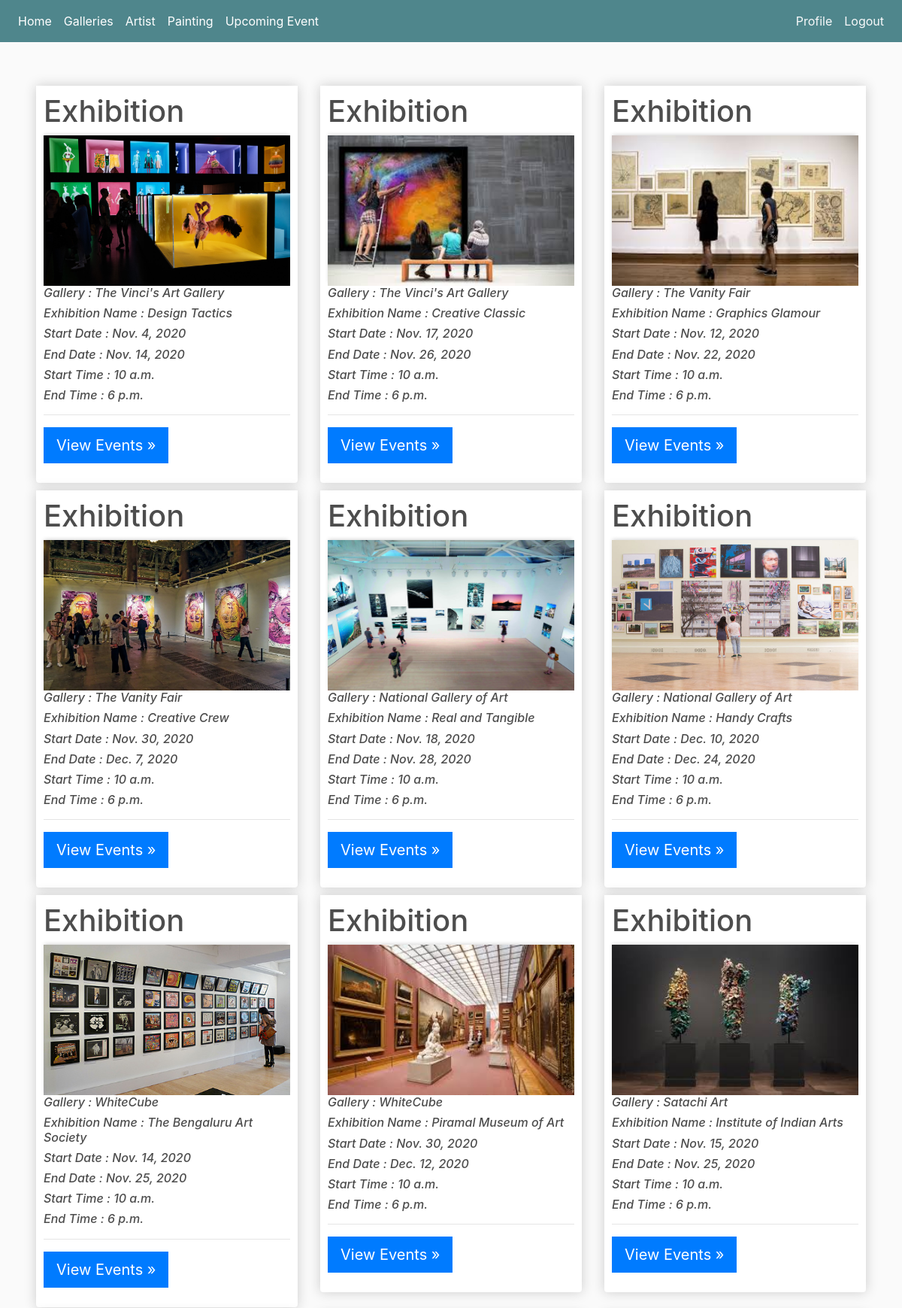
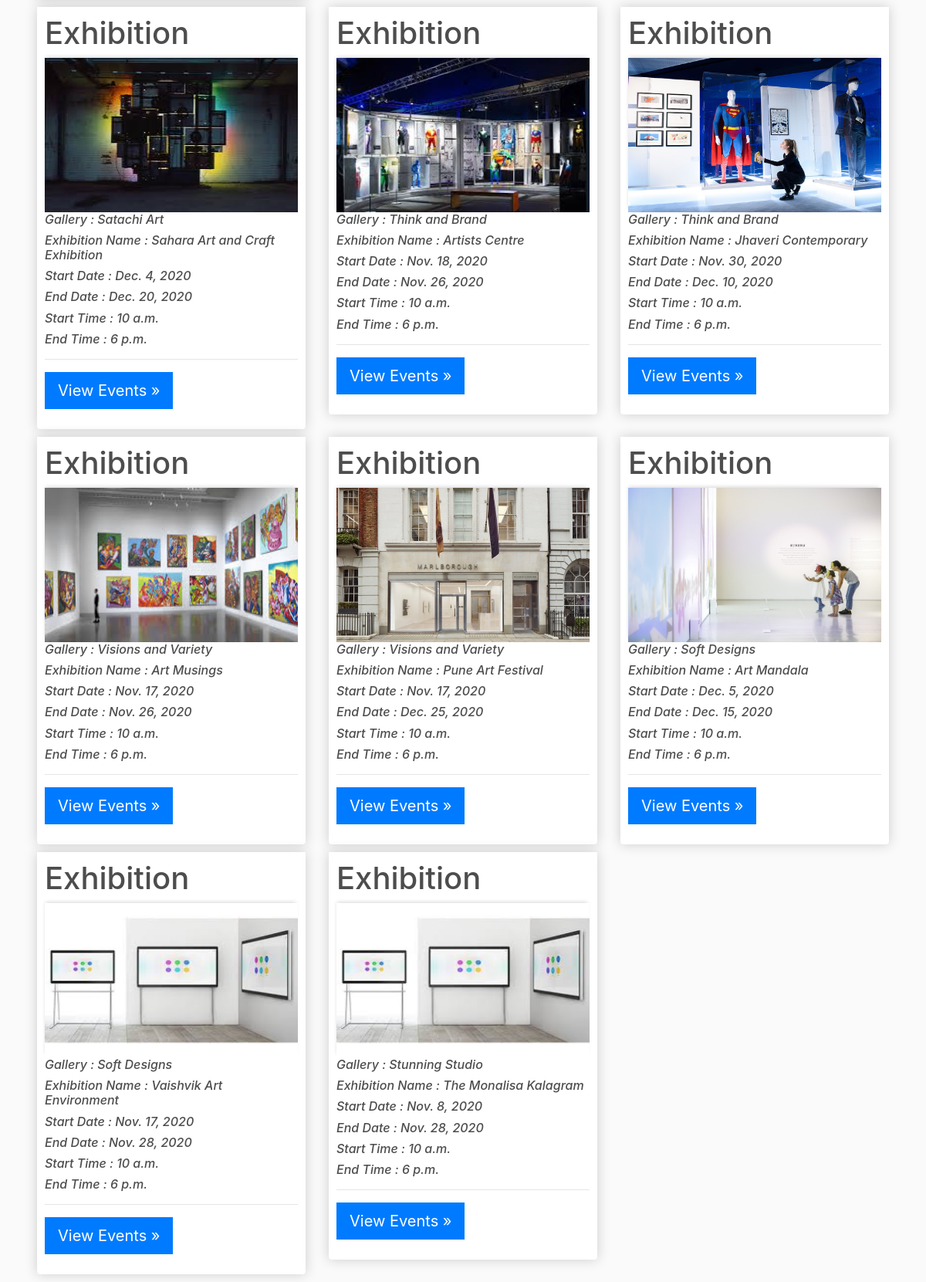
The page /gallery/exhibition/ (signed in, upper part) on the database its author committed (2 pictures, top to bottom).
### gallery/models.py (models this page shows, shortened)
class Exhibitions(models.Model):
    gallary = models.ForeignKey(Gallery, null = True, on_delete = models.SET_NULL)
    exb_type = models.CharField(max_length=50)
    exb_name = models.CharField(max_length=200)
    start_date = models.DateField(auto_now=False, auto_now_add=False, blank = True, null=True)
    end_date = models.DateField(auto_now=False, auto_now_add=False, blank = True, null=True)
    s_time = models.TimeField(auto_now=False, auto_now_add=False,blank=True,null=True)
    end_time = models.TimeField(auto_now=False, auto_now_add=False, blank= True,null=True)
    image = models.ImageField(null= True, blank = True)

class Gallery(models.Model):
    artist = models.ForeignKey(Artists, null=True, on_delete= models.SET_NULL)
    g_name = models.CharField(max_length=200, null= True)
    location = models.CharField(max_length=300)
    image = models.ImageField(null= True, blank = True)

### gallery/decorators.py (the view)
        def wrapper_func(request, *args, **kwargs):
            group = None
            if request.user.groups.exists():
                group = request.user.groups.all()[0].name
            if group in allowed_roles:
                return view_func(request, *args, **kwargs)
            else:
                return HttpResponse("You are not authorised to view this page")

### gallery/views.py (called while the page is built)
@allowed_users(allowed_roles=['admin','artist', 'customer'])
def exhibition(request):
    exhibitions = Exhibitions.objects.all()
    context = {'exhibitions':exhibitions}
    return render(request, 'gallery/exhibition.html', context)

### gallery/templates/gallery/exhibition.html (shortened to what this page needs)
<!DOCTYPE html>
{% load static %}
<html>
<head>
	<link rel="stylesheet" href="https://stackpath.bootstrapcdn.com/bootstrap/4.4.1/css/bootstrap.min.css">
	<link rel="stylesheet" type="text/css" href="{% static 'css/main.css' %}">
</head>
<body>
	<nav class="navbar navbar-expand-lg navbar-dark bg-dark ">
	    <div class="collapse navbar-collapse" id="navbarSupportedContent">
            <ul class="navbar-nav mr-auto">
                <li class="nav-item active">
                  <a class="nav-link" href="{% url 'dashboard' %}">Home <span class="sr-only">(current)</span></a>
                </li>
                <li class="nav-item active">
					<a class="nav-link" href="{% url 'gallery' %}"> Galleries <span class="sr-only">(current)</span></a>
				</li>
                <li class="nav-item active">
                  <a class="nav-link" href="{% url 'artist' %}">Artist <span class="sr-only">(current)</span></a>
				</li>
				<li class="nav-item active">
                  <a class="nav-link" href="{% url 'painting' %}">Painting <span class="sr-only">(current)</span></a>
                </li>
                <li class="nav-item active">
                    <a class="nav-link" href="{% url 'event' %}">Upcoming Event <span class="sr-only">(current)</span></a>
                </li>
            </ul>
            <div class="form-inline my-2 my-lg-0">
				<a class="p-2 text-light" href="/gallery/profile">Profile</a>
	     	<a class="p-2 text-light" href="/logout">Logout</a>
	    </div>
	    </div>
    </nav>
    <div class="container-fluid my-5 px-5">
        <div class="row">
            {% for exhibition in exhibitions %}
				<div class="col-lg-4">
                    <div class="box-element product">
						<h1>Exhibition </h1>
						<img class="thumbnail" src="{{exhibition.image.url}}">
		                	<h6><i>Gallery : {{exhibition.gallary.g_name}}</i></h6>
							<h6><i> Exhibition Name : {{ exhibition.exb_name}}</i></h6>
							<h6><i>Start Date : {{exhibition.start_date}}</i></h6>
							<h6><i>End Date : {{exhibition.end_date}}</i></h6>
							<h6><i>Start Time : {{exhibition.s_time}}</i></h6>
							<h6><i>End Time : {{exhibition.end_time}}</i></h6>
							<hr>
		                    <p><a class="btn btn-lg btn-primary" href="{% url 'exhib_event' exhibition.id %}" role="button">View Events »</a>
						</div>
        		</div>
			{% endfor %}
    </div>
    </div>
</body>
</html>

### static/css/main.css (style rules this page uses)
body { background-color: hsl(0, 0%, 98%); }
h1,h2,h3,h4,h5,h6 { color:hsl(0, 0%, 30%); }
.box-element { box-shadow:hsl(0, 0%, 80%) 0 0 16px; background-color: #fff; border-radius: 4px; padding: 10px; }
.thumbnail { width: 100%; height: 200px; -webkit-box-shadow: -1px -3px 5px -2px rgba(214,214,214,1); -moz-box-shadow: -1px -3px 5px -2px rgba(214,214,214,1); box-shadow: -1px -3px 5px -2px rgba(214,214,214,1); }
.product { border-radius: 0 0 4px 4px; }
.bg-dark { background-color: #4f868c!important; }
.col-lg-4, .col-lg-6, .col-lg-8, .col-lg-12 { margin-top: 10px; }
.btn { border-radius: 0; }

### rows shown on the page
Exhibitions: image (picture), gallary.g_name "The Vinci's Art Gallery", exb_name "Design Tactics", start_date "Nov. 4, 2020", end_date "Nov. 14, 2020", s_time "10 a.m.", end_time "6 p.m."
Exhibitions: image (picture), gallary.g_name "The Vinci's Art Gallery", exb_name "Creative Classic", start_date "Nov. 17, 2020", end_date "Nov. 26, 2020", s_time "10 a.m.", end_time "6 p.m."
Exhibitions: image (picture), gallary.g_name "The Vanity Fair", exb_name "Graphics Glamour", start_date "Nov. 12, 2020", end_date "Nov. 22, 2020", s_time "10 a.m.", end_time "6 p.m."
Exhibitions: image (picture), gallary.g_name "The Vanity Fair", exb_name "Creative Crew", start_date "Nov. 30, 2020", end_date "Dec. 7, 2020", s_time "10 a.m.", end_time "6 p.m."
Exhibitions: image (picture), gallary.g_name "National Gallery of Art", exb_name "Real and Tangible", start_date "Nov. 18, 2020", end_date "Nov. 28, 2020", s_time "10 a.m.", end_time "6 p.m."
Exhibitions: image (picture), gallary.g_name "National Gallery of Art", exb_name "Handy Crafts", start_date "Dec. 10, 2020", end_date "Dec. 24, 2020", s_time "10 a.m.", end_time "6 p.m."
Exhibitions: image (picture), gallary.g_name "WhiteCube", exb_name "The Bengaluru Art Society", start_date "Nov. 14, 2020", end_date "Nov. 25, 2020", s_time "10 a.m.", end_time "6 p.m."
Exhibitions: image (picture), gallary.g_name "WhiteCube", exb_name "Piramal Museum of Art", start_date "Nov. 30, 2020", end_date "Dec. 12, 2020", s_time "10 a.m.", end_time "6 p.m."
Exhibitions: image (picture), gallary.g_name "Satachi Art", exb_name "Institute of Indian Arts", start_date "Nov. 15, 2020", end_date "Nov. 25, 2020", s_time "10 a.m.", end_time "6 p.m."
Exhibitions: image (picture), gallary.g_name "Satachi Art", exb_name "Sahara Art and Craft Exhibition", start_date "Dec. 4, 2020", end_date "Dec. 20, 2020", s_time "10 a.m.", end_time "6 p.m."
Exhibitions: image (picture), gallary.g_name "Think and Brand", exb_name "Artists Centre", start_date "Nov. 18, 2020", end_date "Nov. 26, 2020", s_time "10 a.m.", end_time "6 p.m."
Exhibitions: image (picture), gallary.g_name "Think and Brand", exb_name "Jhaveri Contemporary", start_date "Nov. 30, 2020", end_date "Dec. 10, 2020", s_time "10 a.m.", end_time "6 p.m."
Exhibitions: image (picture), gallary.g_name "Visions and Variety", exb_name "Art Musings", start_date "Nov. 17, 2020", end_date "Nov. 26, 2020", s_time "10 a.m.", end_time "6 p.m."
Exhibitions: image (picture), gallary.g_name "Visions and Variety", exb_name "Pune Art Festival", start_date "Nov. 17, 2020", end_date "Dec. 25, 2020", s_time "10 a.m.", end_time "6 p.m."
Exhibitions: image (picture), gallary.g_name "Soft Designs", exb_name "Art Mandala", start_date "Dec. 5, 2020", end_date "Dec. 15, 2020", s_time "10 a.m.", end_time "6 p.m."
Exhibitions: image (picture), gallary.g_name "Soft Designs", exb_name "Vaishvik Art Environment", start_date "Nov. 17, 2020", end_date "Nov. 28, 2020", s_time "10 a.m.", end_time "6 p.m."
Exhibitions: image (picture), gallary.g_name "Stunning Studio", exb_name "The Monalisa Kalagram", start_date "Nov. 8, 2020", end_date "Nov. 28, 2020", s_time "10 a.m.", end_time "6 p.m."
